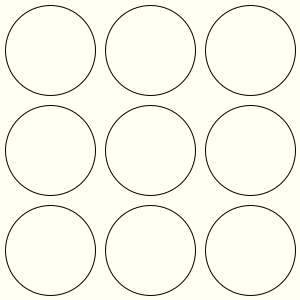
Frame 1 (no input)
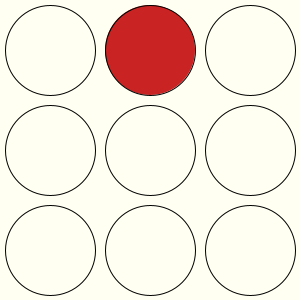
Frame 60 (the mouse pressed at the canvas centre just before this capture)
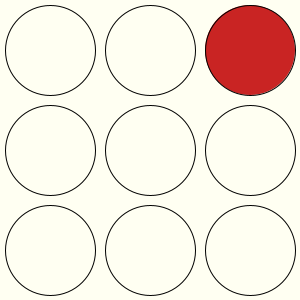
Frame 120 (the mouse held since frame 60 and released just before this capture)

The Processing sketch that drew these frames (run headless with seeded random() and noise(); from frame 60 on, the mouse is pressed at the canvas centre):

// Processing sketch: week09_2_png
// ── week09_2_png.pde
// week09-2 好玩的程式設計（打地鼠冒出來）
// 修改自 week09-1 好玩的程式設計（打地鼠） Ctrl-N 新視窗

void setup() {  // 設定1次
  size(300, 300);  // 視窗大小 300 x 300
}

int [][] a = { {0, 0, 0}, {0, 0, 0}, {0, 0, 0} };  // Java陣列

void draw() {  // 每秒畫60次
  background(#FFFFF2);  // 背景淡黃色
  
  if (frameCount % 60 == 0) {  // 每過60 frame（1秒）生1隻地鼠
    int i = int(random(3)), j = int(random(3));
    a[i][j] = 60;  // 亂數決定 i 跟 j 的值，再把 a[i][j] 生60
  }

  for (int i = 0; i < 3; i++) {  // 左手i
    for (int j = 0; j < 3; j++) {  // 右手j
      int x = 50 + i * 100, y = 50 + j * 100;
      
      if (a[i][j] > 0) {
        fill(#C61616, a[i][j] * 4);  // 地鼠色，半透明
        a[i][j]--;  // 數值會變小，慢慢就透明不見了
      }
      else fill(#FFFFF2);
      
      ellipse(x, y, 90, 90);  // 地鼠的洞
    }
  }
}
